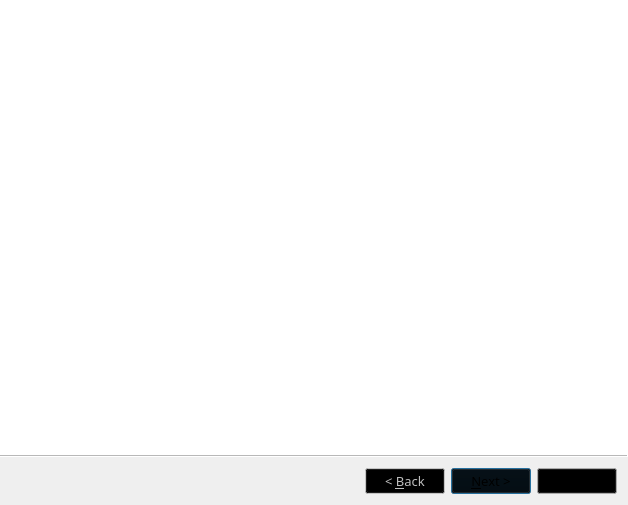
<?xml version="1.0" encoding="UTF-8"?>
<ui version="4.0">
 <class>ArtStyle</class>
 <widget class="QWizard" name="ArtStyle">
  <property name="geometry">
   <rect>
    <x>0</x>
    <y>0</y>
    <width>628</width>
    <height>505</height>
   </rect>
  </property>
  <property name="palette">
   <palette>
    <active>
     <colorrole role="Button">
      <brush brushstyle="SolidPattern">
       <color alpha="255">
        <red>0</red>
        <green>0</green>
        <blue>0</blue>
       </color>
      </brush>
     </colorrole>
    </active>
    <inactive>
     <colorrole role="Button">
      <brush brushstyle="SolidPattern">
       <color alpha="255">
        <red>0</red>
        <green>0</green>
        <blue>0</blue>
       </color>
      </brush>
     </colorrole>
    </inactive>
    <disabled>
     <colorrole role="Button">
      <brush brushstyle="SolidPattern">
       <color alpha="255">
        <red>0</red>
        <green>0</green>
        <blue>0</blue>
       </color>
      </brush>
     </colorrole>
    </disabled>
   </palette>
  </property>
  <property name="font">
   <font>
    <family>Century Gothic</family>
    <pointsize>10</pointsize>
   </font>
  </property>
  <property name="windowTitle">
   <string>ArtStyle</string>
  </property>
  <property name="windowIcon">
   <iconset>
    <normaloff>img/transfer_style_reference.jpg</normaloff>img/transfer_style_reference.jpg</iconset>
  </property>
  <property name="whatsThis">
   <string/>
  </property>
  <property name="autoFillBackground">
   <bool>true</bool>
  </property>
  <property name="wizardStyle">
   <enum>QWizard::AeroStyle</enum>
  </property>
  <property name="titleFormat">
   <enum>Qt::AutoText</enum>
  </property>
  <property name="subTitleFormat">
   <enum>Qt::AutoText</enum>
  </property>
  <widget class="QWizardPage" name="wizardPage1">
   <widget class="QLabel" name="ground_label">
    <property name="geometry">
     <rect>
      <x>-30</x>
      <y>-20</y>
      <width>771</width>
      <height>381</height>
     </rect>
    </property>
    <property name="text">
     <string/>
    </property>
    <property name="pixmap">
     <pixmap>img/fon.jpg</pixmap>
    </property>
   </widget>
   <widget class="QLabel" name="text_label">
    <property name="geometry">
     <rect>
      <x>140</x>
      <y>0</y>
      <width>161</width>
      <height>91</height>
     </rect>
    </property>
    <property name="font">
     <font>
      <family>High Tower Text</family>
      <pointsize>24</pointsize>
     </font>
    </property>
    <property name="styleSheet">
     <string notr="true">color: white;</string>
    </property>
    <property name="text">
     <string>ArtStyle</string>
    </property>
   </widget>
   <widget class="QLabel" name="text_label_2">
    <property name="geometry">
     <rect>
      <x>170</x>
      <y>110</y>
      <width>301</width>
      <height>91</height>
     </rect>
    </property>
    <property name="font">
     <font>
      <family>High Tower Text</family>
      <pointsize>24</pointsize>
     </font>
    </property>
    <property name="styleSheet">
     <string notr="true">color: white;</string>
    </property>
    <property name="text">
     <string>Create art from fhoto</string>
    </property>
   </widget>
  </widget>
  <widget class="QWizardPage" name="wizardPage2">
   <widget class="QWidget" name="verticalLayoutWidget">
    <property name="geometry">
     <rect>
      <x>30</x>
      <y>30</y>
      <width>521</width>
      <height>57</height>
     </rect>
    </property>
    <layout class="QVBoxLayout" name="verticalLayout_2">
     <item>
      <widget class="QLabel" name="label">
       <property name="font">
        <font>
         <pointsize>14</pointsize>
        </font>
       </property>
       <property name="text">
        <string>Загрузите изображение:</string>
       </property>
      </widget>
     </item>
     <item>
      <layout class="QHBoxLayout" name="horizontalLayout">
       <item>
        <widget class="QLineEdit" name="lineEdit">
         <property name="text">
          <string>С:/</string>
         </property>
        </widget>
       </item>
       <item>
        <widget class="QPushButton" name="pushButton">
         <property name="text">
          <string>Обзор...</string>
         </property>
         <property name="checkable">
          <bool>true</bool>
         </property>
         <property name="autoDefault">
          <bool>true</bool>
         </property>
         <property name="default">
          <bool>false</bool>
         </property>
         <property name="flat">
          <bool>false</bool>
         </property>
        </widget>
       </item>
      </layout>
     </item>
    </layout>
   </widget>
   <widget class="QLabel" name="label_2">
    <property name="geometry">
     <rect>
      <x>130</x>
      <y>120</y>
      <width>300</width>
      <height>200</height>
     </rect>
    </property>
    <property name="styleSheet">
     <string notr="true">background-color: lightgrey;</string>
    </property>
    <property name="text">
     <string/>
    </property>
    <property name="pixmap">
     <pixmap/>
    </property>
    <property name="alignment">
     <set>Qt::AlignLeading|Qt::AlignLeft|Qt::AlignTop</set>
    </property>
    <property name="margin">
     <number>0</number>
    </property>
    <property name="indent">
     <number>-1</number>
    </property>
   </widget>
  </widget>
  <widget class="QWizardPage" name="wizardPage3">
   <widget class="QTabWidget" name="tabWidget">
    <property name="geometry">
     <rect>
      <x>30</x>
      <y>60</y>
      <width>541</width>
      <height>301</height>
     </rect>
    </property>
    <property name="focusPolicy">
     <enum>Qt::NoFocus</enum>
    </property>
    <property name="contextMenuPolicy">
     <enum>Qt::DefaultContextMenu</enum>
    </property>
    <property name="layoutDirection">
     <enum>Qt::LeftToRight</enum>
    </property>
    <property name="currentIndex">
     <number>0</number>
    </property>
    <widget class="QWidget" name="tabWidgetPage1">
     <attribute name="title">
      <string/>
     </attribute>
     <widget class="QLabel" name="label_style1">
      <property name="geometry">
       <rect>
        <x>0</x>
        <y>0</y>
        <width>601</width>
        <height>431</height>
       </rect>
      </property>
      <property name="text">
       <string/>
      </property>
      <property name="pixmap">
       <pixmap>img/s1.jpg</pixmap>
      </property>
      <property name="openExternalLinks">
       <bool>true</bool>
      </property>
     </widget>
    </widget>
    <widget class="QWidget" name="tabWidgetPage2">
     <attribute name="title">
      <string/>
     </attribute>
     <widget class="QLabel" name="label_style2">
      <property name="geometry">
       <rect>
        <x>-30</x>
        <y>0</y>
        <width>581</width>
        <height>331</height>
       </rect>
      </property>
      <property name="text">
       <string/>
      </property>
      <property name="pixmap">
       <pixmap>img/s2.jpg</pixmap>
      </property>
     </widget>
    </widget>
    <widget class="QWidget" name="tabWidgetPage3">
     <attribute name="title">
      <string/>
     </attribute>
     <widget class="QLabel" name="label_style3">
      <property name="geometry">
       <rect>
        <x>-10</x>
        <y>0</y>
        <width>561</width>
        <height>431</height>
       </rect>
      </property>
      <property name="text">
       <string/>
      </property>
      <property name="pixmap">
       <pixmap>img/s3.jpg</pixmap>
      </property>
     </widget>
    </widget>
    <widget class="QWidget" name="tabWidgetPage4">
     <attribute name="title">
      <string/>
     </attribute>
     <widget class="QLabel" name="label_4">
      <property name="geometry">
       <rect>
        <x>20</x>
        <y>20</y>
        <width>201</width>
        <height>21</height>
       </rect>
      </property>
      <property name="font">
       <font>
        <pointsize>12</pointsize>
       </font>
      </property>
      <property name="text">
       <string>Загрузить новый стиль:</string>
      </property>
     </widget>
     <widget class="QLabel" name="label_5">
      <property name="geometry">
       <rect>
        <x>120</x>
        <y>50</y>
        <width>300</width>
        <height>200</height>
       </rect>
      </property>
      <property name="sizePolicy">
       <sizepolicy hsizetype="Preferred" vsizetype="Preferred">
        <horstretch>0</horstretch>
        <verstretch>0</verstretch>
       </sizepolicy>
      </property>
      <property name="text">
       <string/>
      </property>
      <property name="pixmap">
       <pixmap>img/w5floads.png</pixmap>
      </property>
      <property name="wordWrap">
       <bool>false</bool>
      </property>
      <property name="openExternalLinks">
       <bool>false</bool>
      </property>
     </widget>
    </widget>
   </widget>
   <widget class="QLabel" name="label_3">
    <property name="geometry">
     <rect>
      <x>30</x>
      <y>30</y>
      <width>519</width>
      <height>22</height>
     </rect>
    </property>
    <property name="font">
     <font>
      <pointsize>14</pointsize>
     </font>
    </property>
    <property name="text">
     <string>Выберите стиль:</string>
    </property>
   </widget>
  </widget>
  <widget class="QWizardPage" name="wizardPage4">
   <widget class="QProgressBar" name="progressBar">
    <property name="geometry">
     <rect>
      <x>170</x>
      <y>80</y>
      <width>251</width>
      <height>23</height>
     </rect>
    </property>
    <property name="maximum">
     <number>2</number>
    </property>
    <property name="value">
     <number>-1</number>
    </property>
   </widget>
   <widget class="QLabel" name="label_6">
    <property name="geometry">
     <rect>
      <x>30</x>
      <y>30</y>
      <width>519</width>
      <height>22</height>
     </rect>
    </property>
    <property name="font">
     <font>
      <pointsize>14</pointsize>
     </font>
    </property>
    <property name="text">
     <string>Итоговый результат:</string>
    </property>
   </widget>
   <widget class="QLabel" name="label_7">
    <property name="geometry">
     <rect>
      <x>130</x>
      <y>170</y>
      <width>300</width>
      <height>200</height>
     </rect>
    </property>
    <property name="styleSheet">
     <string notr="true">background-color: lightgrey;</string>
    </property>
    <property name="text">
     <string>Поле для итогового фото</string>
    </property>
   </widget>
   <widget class="QPushButton" name="startTf">
    <property name="geometry">
     <rect>
      <x>180</x>
      <y>130</y>
      <width>191</width>
      <height>31</height>
     </rect>
    </property>
    <property name="text">
     <string>Начать обработку</string>
    </property>
   </widget>
  </widget>
 </widget>
 <resources/>
 <connections/>
</ui>
